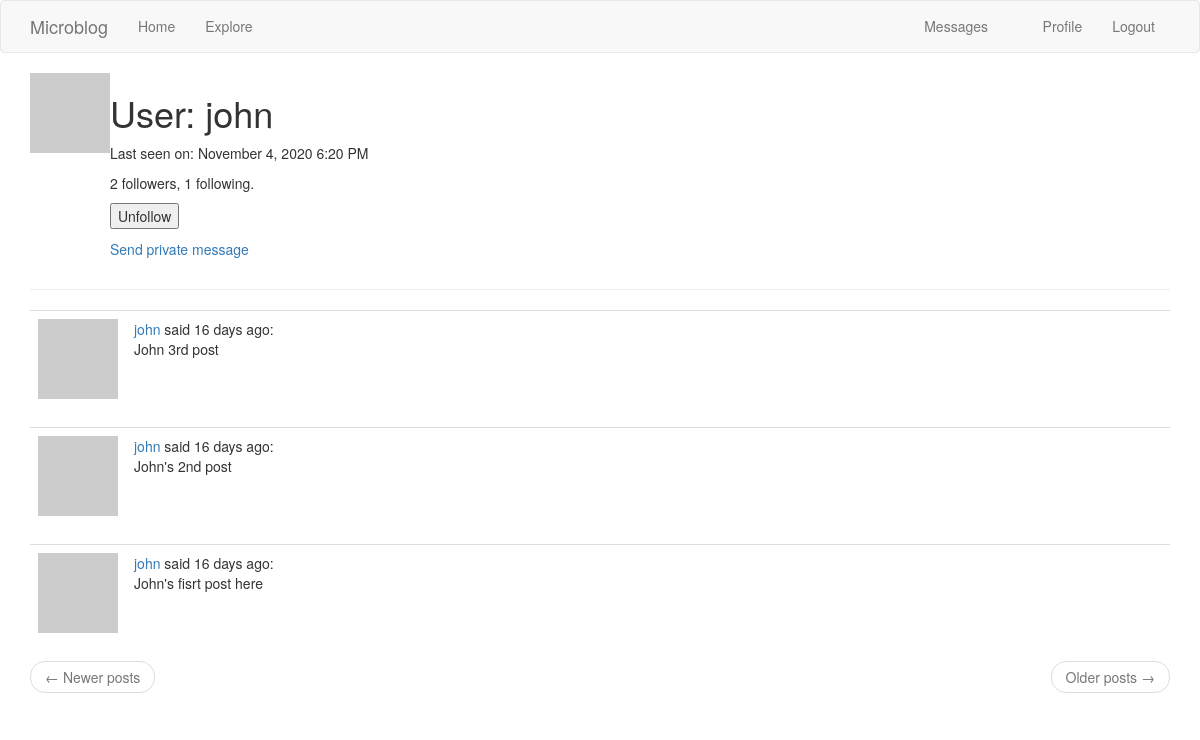
/user/john (signed in), run on the app's committed database.
### app/models.py (models this page shows, shortened)
class PaginatedAPIMixin(object):
    @staticmethod
    def to_collection_dict(query, page, per_page, endpoint, **kwargs):
        resources = query.paginate(page, per_page, False)
        data = {
            'items': [item.to_dict() for item in resources.items],
            '_meta': {
                'page': page,
                'per_page': per_page,
                'total_pages': resources.pages,
                'total_items': resources.total
            },
            '_links': {
                'self': url_for(endpoint, page=page, per_page=per_page,
                                **kwargs),
                'next': url_for(endpoint, page=page + 1, per_page=per_page,
                                **kwargs) if resources.has_next else None,
                'prev': url_for(endpoint, page=page - 1, per_page=per_page,
                                **kwargs) if resources.has_prev else None
            }
        }
        return data

class User(PaginatedAPIMixin, UserMixin, db.Model):
    id = db.Column(db.Integer, primary_key=True)
    username = db.Column(db.String(64), index=True, unique=True)
    email = db.Column(db.String(120), index=True, unique=True)
    password_hash = db.Column(db.String(128))
    about_me = db.Column(db.String(140))
    last_seen = db.Column(db.DateTime, default=datetime.utcnow)
    posts = db.relationship('Post', backref='author', lazy='dynamic')
    followed = db.relationship(
                'User', secondary=followers,
                primaryjoin=(followers.c.follower_id == id),
                secondaryjoin=(followers.c.followed_id == id),
                backref=db.backref('followers', lazy='dynamic'), lazy='dynamic')
    messages_sent = db.relationship('Message',
                                    foreign_keys='Message.sender_id',
                                    backref='author', lazy='dynamic')
    messages_received = db.relationship('Message',
                                        foreign_keys='Message.recipient_id',
                                        backref='recipient', lazy='dynamic')
    last_message_read_time = db.Column(db.DateTime)
    notifications = db.relationship('Notification', backref='user',
                                    lazy='dynamic')
    def avatar(self, size):
        digest = md5(self.email.lower().encode('utf-8')).hexdigest()
        return f'https://www.gravatar.com/avatar/{digest}?d=identicon&s={size}'
    def is_following(self, user):
        return self.followed.filter(
            followers.c.followed_id == user.id).count() > 0
    def new_messages(self):
        last_read_time = self.last_message_read_time or datetime(1900, 1, 1)
        return Message.query.filter_by(recipient=self).filter(
            Message.timestamp > last_read_time).count()

class Post(db.Model):
    id = db.Column(db.Integer, primary_key=True)
    body = db.Column(db.String(140))
    timestamp = db.Column(db.DateTime, index=True, default=datetime.utcnow)
    user_id = db.Column(db.Integer, db.ForeignKey('user.id'))

### app/routes.py (the view)
@app.route('/user/<username>')
@login_required
def user(username):
    user = User.query.filter_by(username=username).first_or_404()
    page = request.args.get('page', 1, type=int)
    posts = user.posts.order_by(Post.timestamp.desc()).paginate(
        page, app.config['POSTS_PER_PAGE'], False)
    next_url = url_for('user', username=user.username, page=posts.next_num) \
        if posts.has_next else None
    prev_url = url_for('user', username=user.username, page=posts.prev_num) \
        if posts.has_prev else None
    form = EmptyForm()
    return render_template('user.html', user=user, posts=posts.items,
                           next_url=next_url, prev_url=prev_url, form=form)

### app/forms.py
class EmptyForm(FlaskForm):
    submit = SubmitField('Submit')

### app/models.py (called while the page is built)
@login.user_loader
def load_user(id):
    return User.query.get(int(id))

### app/routes.py (called while the page is built)
@app.before_request
def before_request():
    if current_user.is_authenticated:
        current_user.last_seen = datetime.utcnow()
        db.session.commit()

### app/templates/user.html (shortened to what this page needs)
{% extends "base.html" %}
{% block app_content %}
    <table>
        <tr valign="top">
            <td><img src="{{ user.avatar(128) }}"></td>
            <td><h1>User: {{ user.username }}</h1>
                {% if user.last_seen %} <p>Last seen on: {{ moment(user.last_seen).format('LLL') }}</p> {% endif %}
                <p>{{ user.followers.count() }} followers, {{ user.followed.count() }} following.</p>
                {% if user == current_user %}
                    <p><a href="{{ url_for('edit_profile') }}">Edit your profile</a></p>
                    {% else %}
                    <p>
                        <form action="{{ url_for('unfollow', username=user.username) }}" method="post">
                            {{ form.submit(value='Unfollow') }}
                        </form>
                    </p>
                {% endif %}
                {% if user != current_user %}
                <p>
                    <a href="{{ url_for('send_message',
                                        recipient=user.username) }}">
                         Send private message
                    </a>
                </p>
                {% endif %}
            </td>
        </tr>
    </table>
    <hr>
    {% for post in posts %}
        {% include '_post.html' %}
    {% endfor %}
    <nav aria-label="...">
        <ul class="pager">
            <li class="previous{% if not prev_url %} disabled{% endif %}">
                <a href="{{ prev_url or '#' }}">
                    <span aria-hidden="true">&larr;</span> Newer posts
                </a>
            </li>
            <li class="next{% if not next_url %} disabled{% endif %}">
                <a href="{{ next_url or '#' }}">
                    Older posts <span aria-hidden="true">&rarr;</span>
                </a>
            </li>
        </ul>
    </nav>
{% endblock %}

### app/templates/_post.html
<table class="table table-hover">
    <tr>
        <td width="70px">
            <a href="{{ url_for('user', username=post.author.username) }}">
                <img src="{{ post.author.avatar(70) }}" />
            </a>
        </td>
        <td>
            <a href="{{ url_for('user', username=post.author.username) }}">
                {{ post.author.username }}
            </a>
            said {{ moment(post.timestamp).fromNow() }}:
            <br>
            {{ post.body }}
        </td>
    </tr>
</table>

### data on the page
User: username "john", last_seen "November 4, 2020 6:20 PM"
Post: author.username "john", timestamp "16 days ago", body "John 3rd post"
Post: author.username "john", timestamp "16 days ago", body "John's 2nd post"
Post: author.username "john", timestamp "16 days ago", body "John's fisrt post here"

### other printed values
{{ user.followers.count() }} "2"
{{ user.followed.count() }} "1"
